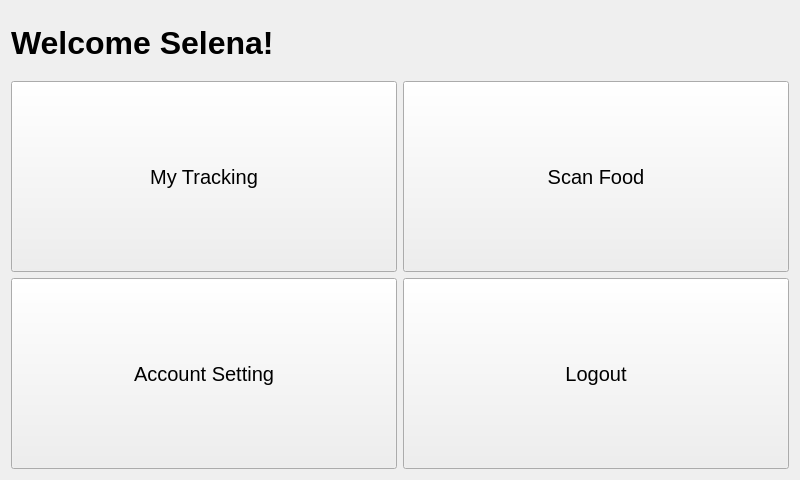
<?xml version="1.0" encoding="UTF-8"?>
<ui version="4.0">
 <class>userMenu</class>
 <widget class="QWidget" name="userMenu">
  <property name="geometry">
   <rect>
    <x>0</x>
    <y>0</y>
    <width>800</width>
    <height>480</height>
   </rect>
  </property>
  <property name="windowTitle">
   <string>userMenu</string>
  </property>
  <layout class="QGridLayout" name="gridLayout">
   <item row="2" column="1">
    <widget class="QPushButton" name="btn_scanFood">
     <property name="minimumSize">
      <size>
       <width>341</width>
       <height>191</height>
      </size>
     </property>
     <property name="font">
      <font>
       <family>Helvetica Neue</family>
       <pointsize>15</pointsize>
      </font>
     </property>
     <property name="text">
      <string>Scan Food</string>
     </property>
    </widget>
   </item>
   <item row="3" column="1">
    <widget class="QPushButton" name="btn_logout">
     <property name="minimumSize">
      <size>
       <width>341</width>
       <height>191</height>
      </size>
     </property>
     <property name="font">
      <font>
       <family>Helvetica Neue</family>
       <pointsize>15</pointsize>
      </font>
     </property>
     <property name="text">
      <string>Logout</string>
     </property>
    </widget>
   </item>
   <item row="2" column="0">
    <widget class="QPushButton" name="btn_myTracking">
     <property name="minimumSize">
      <size>
       <width>341</width>
       <height>191</height>
      </size>
     </property>
     <property name="font">
      <font>
       <family>Helvetica Neue</family>
       <pointsize>15</pointsize>
      </font>
     </property>
     <property name="text">
      <string>My Tracking</string>
     </property>
    </widget>
   </item>
   <item row="3" column="0">
    <widget class="QPushButton" name="btn_accountSetting">
     <property name="minimumSize">
      <size>
       <width>341</width>
       <height>191</height>
      </size>
     </property>
     <property name="font">
      <font>
       <family>Helvetica Neue</family>
       <pointsize>15</pointsize>
      </font>
     </property>
     <property name="text">
      <string>Account Setting</string>
     </property>
    </widget>
   </item>
   <item row="0" column="0">
    <widget class="QLabel" name="lbl_title">
     <property name="minimumSize">
      <size>
       <width>341</width>
       <height>20</height>
      </size>
     </property>
     <property name="font">
      <font>
       <pointsize>24</pointsize>
       <weight>75</weight>
       <bold>true</bold>
      </font>
     </property>
     <property name="text">
      <string>Welcome Selena!</string>
     </property>
    </widget>
   </item>
  </layout>
 </widget>
 <layoutdefault spacing="6" margin="11"/>
 <resources/>
 <connections/>
</ui>
